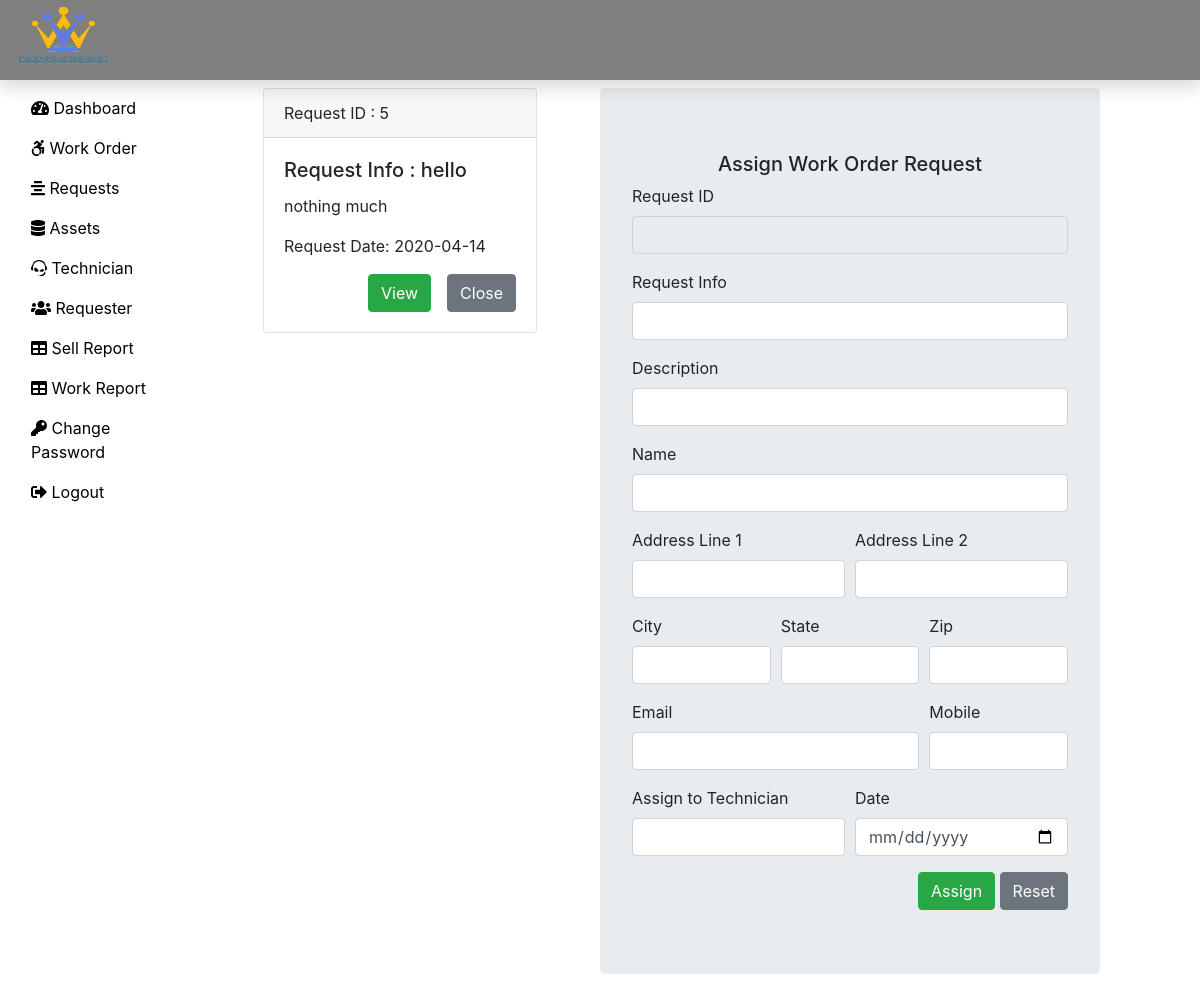
The page /vroomsters/Admin/request.php (signed in) on the database its author committed.
### tables this page shows
CREATE TABLE `submitrequest_tb` (
  `request_id` int(11) NOT NULL,
  `request_info` text NOT NULL,
  `request_desc` text NOT NULL,
  `requester_name` varchar(60) NOT NULL,
  `requester_add1` text NOT NULL,
  `requester_add2` text NOT NULL,
  `requester_city` varchar(60) NOT NULL,
  `requester_state` varchar(60) NOT NULL,
  `requester_zip` int(11) NOT NULL,
  `requester_email` varchar(60) NOT NULL,
  `requester_mobile` bigint(11) NOT NULL,
  `request_date` date NOT NULL
);

### vroomsters/Admin/request.php (the view, shortened to what this page needs)
<?php
include('includes/header.php');
include('../dbConnection.php');
?>
<div class="col-sm-4 mb-5">
  <?php
 $sql = "SELECT request_id, request_info, request_desc, request_date FROM submitrequest_tb";
 $result = $conn->query($sql);
 if($result->num_rows > 0){
  while($row = $result->fetch_assoc()){
   echo '<div class="card mt-5 mx-5">';
   echo '<div class="card-header">';
   echo 'Request ID : '. $row['request_id'];
   echo '</div>';
   echo '<div class="card-body">';
   echo '<h5 class="card-title">Request Info : ' . $row['request_info'] . '</h5>';
   echo '<p class="card-text">' . $row['request_desc'] . '</p>';
   echo '<p class="card-text">Request Date: ' . $row['request_date'] . '</p>';
   echo '<div class="float-right">';
   echo '<form action="" method="POST"> <input type="hidden" name="id" value='. $row["request_id"] .'><input type="submit" class="btn btn-success mr-3" name="view" value="View"><input type="submit" class="btn btn-secondary" name="close" value="Close"></form>';
   echo '</div>' ;
   echo '</div>' ;
   echo'</div>';
  }
 }
 ?>
</div>
<?php
  include('assignworkform.php');
  include('includes/footer.php');
?>

### rows shown on the page
submitrequest_tb: request_id "5", request_info "hello", request_desc "nothing much", request_date "2020-04-14"
